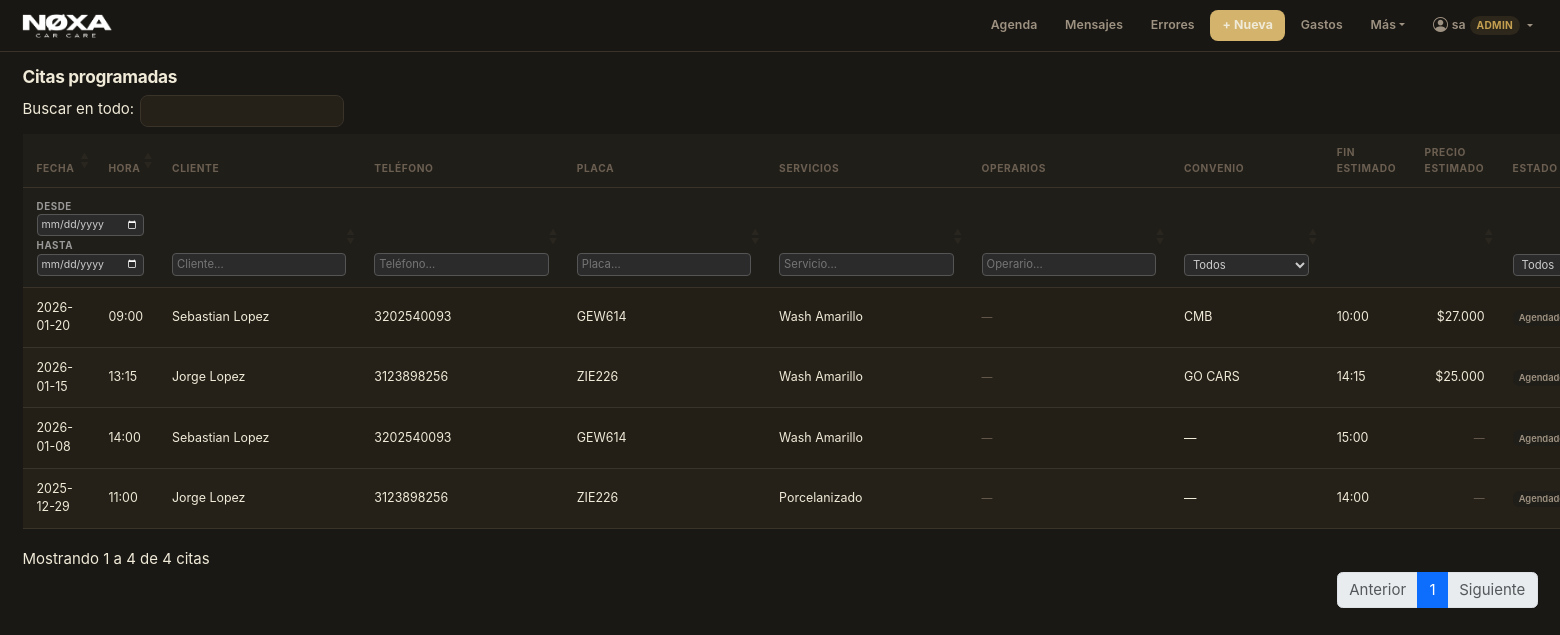
The app's page /appointments (signed in) with its own data.
### app.py (models this page shows, shortened)
class User(db.Model):
    __tablename__ = "users"
    id           = db.Column(db.Integer, primary_key=True)
    username     = db.Column(db.String(80), nullable=False, unique=True)
    password_hash= db.Column(db.String(256), nullable=False)
    role         = db.Column(db.String(20), nullable=False, default="operario")
    is_active    = db.Column(db.Boolean, default=True)
    created_at   = db.Column(db.DateTime, nullable=False, default=datetime.utcnow)
    must_change_password = db.Column(db.Boolean, default=False)
    salary          = db.Column(db.Integer, default=0)
    is_trial_period = db.Column(db.Boolean, default=False)  # override manual (legado)
    hire_date       = db.Column(db.Date, nullable=True)     # fecha real de ingreso

class Appointment(db.Model):
    __tablename__ = "appointments"
    id = db.Column(db.Integer, primary_key=True)
    customer_name = db.Column(db.String(120), nullable=True)
    plate = db.Column(db.String(20), nullable=True)
    phone = db.Column(db.String(20))
    services = db.Column(db.String(255), nullable=False)  # "Wash Morado, Motor"
    start_datetime = db.Column(db.DateTime, nullable=False)
    end_datetime = db.Column(db.DateTime, nullable=False)
    notes = db.Column(db.Text, nullable=True)
    vehicle_type_id = db.Column(
        db.Integer,
        db.ForeignKey("vehicle_types.id"),
        nullable=True
    )
    agreement_id = db.Column(
        db.Integer,
        db.ForeignKey("agreements.id"),
        nullable=True
    )
    booking_adjustment_type  = db.Column(db.String(20), nullable=True)
    booking_adjustment_mode  = db.Column(db.String(20), nullable=True)
    booking_adjustment_value = db.Column(db.Integer,    nullable=True)
    agreement = db.relationship("Agreement")
    vehicle_type = db.relationship("VehicleType")
    status = db.Column(db.String(20), nullable=False, default="scheduled")
    work_status         = db.Column(db.String(20), nullable=False, default="pending")
    work_started_at     = db.Column(db.DateTime, nullable=True)
    work_paused_at      = db.Column(db.DateTime, nullable=True)
    work_ended_at       = db.Column(db.DateTime, nullable=True)
    total_pause_seconds = db.Column(db.Integer, nullable=False, default=0)
    notif_reminder_sent  = db.Column(db.Boolean, default=False)  # recordatorio al admin 30 min antes
    notif_client_sent    = db.Column(db.Boolean, default=False)  # recordatorio al cliente día anterior
    notif_ceramic_sent   = db.Column(db.Boolean, default=False)  # seguimiento cerámico 3 meses
    operator_assignments = db.relationship(
        "AppointmentOperator", cascade="all, delete-orphan", lazy="joined"
    )

class Agreement(db.Model):
    __tablename__ = "agreements"
    id = db.Column(db.Integer, primary_key=True)
    name = db.Column(db.String(120), nullable=False, unique=True)
    discount_type = db.Column(db.String(20), nullable=False)
    value = db.Column(db.Integer, nullable=False)
    is_active = db.Column(db.Boolean, default=True)
    created_at = db.Column(db.DateTime, nullable=False, default=datetime.utcnow)

### app.py (the view)
@app.route("/appointments")
def appointments_list():
    appointments = Appointment.query.order_by(Appointment.start_datetime.asc()).all()
    agreements   = Agreement.query.filter_by(is_active=True).order_by(Agreement.name).all()
    estimated_prices = {
        a.id: calculate_estimated_amount_for_appointment(a) for a in appointments
    }
    return render_template(
        "appointments_list.html",
        appointments=appointments,
        agreements=agreements,
        estimated_prices=estimated_prices,
    )

### app.py (called while the page is built, shortened)
def calculate_real_price(service_ids: list[int], vehicle_type_id: int) -> int:
    total_price = 0
    for sid in service_ids:
        sp = (
            ServicePrice.query
            .filter_by(service_id=sid, vehicle_type_id=vehicle_type_id, is_active=True)
            .first()
        )
        if sp:
            total_price += sp.price
    return int(total_price)

def split_price_by_agreement_eligibility(service_ids: list[int], vehicle_type_id: int) -> tuple[int, int]:
    discountable = 0
    excluded = 0
    for sid in service_ids:
        sp = ServicePrice.query.filter_by(
            service_id=sid, vehicle_type_id=vehicle_type_id, is_active=True
        ).first()
        if not sp:
            continue
        service = Service.query.get(sid)
        if service and service.name in AGREEMENT_EXCLUDED_SERVICES:
            excluded += sp.price
        else:
            discountable += sp.price
    return int(discountable), int(excluded)

def apply_agreement_discount(price: int, agreement: Agreement | None) -> int:
    if not agreement or not agreement.is_active:
        return price
    if agreement.discount_type == "percentage":
        discount = int(round(price * (agreement.value / 100)))
    else:
        discount = agreement.value
    return max(price - discount, 0)

def apply_agreement_discount_split(service_ids: list[int], vehicle_type_id: int, agreement: Agreement | None) -> tuple[int, int]:
    discountable, excluded = split_price_by_agreement_eligibility(service_ids, vehicle_type_id)
    base_total = discountable + excluded
    discounted = apply_agreement_discount(discountable, agreement)
    return discounted + excluded, base_total

def calculate_estimated_amount_for_appointment(appt: Appointment) -> int:
    if not appt.vehicle_type_id:
        return 0
    service_names = [s.strip() for s in appt.services.split(",") if s.strip()]
    services = Service.query.filter(Service.name.in_(service_names)).all()
    service_ids = [s.id for s in services]
    base_price = calculate_real_price(
        service_ids=service_ids,
        vehicle_type_id=appt.vehicle_type_id
    )
    after_agreement, _ = apply_agreement_discount_split(service_ids, appt.vehicle_type_id, appt.agreement)
    b_type  = getattr(appt, "booking_adjustment_type", None)
    b_mode  = getattr(appt, "booking_adjustment_mode", None)
    b_value = int(getattr(appt, "booking_adjustment_value", None) or 0)
    return after_agreement

### templates/appointments_list.html (shortened to what this page needs)
{% extends "base.html" %}
{% block extra_head %}
<link rel="stylesheet"
      href="https://cdn.datatables.net/1.13.6/css/dataTables.bootstrap5.min.css">
<link rel="stylesheet"
      href="https://cdn.datatables.net/buttons/2.4.1/css/buttons.bootstrap5.min.css">
{% endblock %}
{% block content %}
<h2>Citas programadas</h2>
<table id="appointmentsTable"
       class="table table-dark table-striped table-sm align-middle mt-4">
  <thead>
    <tr>
      <th>Fecha</th>
      <th>Hora</th>
      <th>Cliente</th>
      <th>Teléfono</th>
      <th>Placa</th>
      <th>Servicios</th>
      <th>Operarios</th>
      <th>Convenio</th>
      <th>Fin estimado</th>
      <th>Precio estimado</th>
      <th>Estado</th>
    </tr>
    <tr class="filters">
      <th colspan="2">
        <div class="date-range-filter">
          <div>
            <label>Desde</label>
            <input type="date" id="filterDesde">
          </div>
          <div>
            <label>Hasta</label>
            <input type="date" id="filterHasta">
          </div>
        </div>
      </th>
      <th><input type="text" placeholder="Cliente…"></th>
      <th><input type="text" placeholder="Teléfono…"></th>
      <th><input type="text" placeholder="Placa…"></th>
      <th><input type="text" placeholder="Servicio…"></th>
      <th><input type="text" placeholder="Operario…"></th>
      <th>
        <select id="filterConvenio">
          <option value="">Todos</option>
        </select>
      </th>
      <th></th>
      <th></th>
      <th>
        <select id="filterEstado">
          <option value="">Todos</option>
        </select>
      </th>
    </tr>
  </thead>
  <tbody>
  {% for a in appointments %}
    <tr>
      <td>{{ a.start_datetime.strftime("%Y-%m-%d") }}</td>
      <td>{{ a.start_datetime.strftime("%H:%M") }}</td>
      <td>{{ a.customer_name }}</td>
      <td>{{ a.phone or "-" }}</td>
      <td>{{ a.plate or "-" }}</td>
      <td>{{ a.services }}</td>
      <td>
        {% if a.operator_assignments %}
          {% for ao in a.operator_assignments %}
            <span class="badge bg-secondary">{{ ao.user.username }}</span>
          {% endfor %}
        {% else %}
          <span class="text-muted small">—</span>
        {% endif %}
      </td>
      <td>
        {% if a.agreement %}
          {{ a.agreement.name }}
        {% else %}
          —
        {% endif %}
      </td>
      <td>{{ a.end_datetime.strftime("%H:%M") }}</td>
      <td class="text-end">
        {% set precio = estimated_prices.get(a.id, 0) %}
        {% if precio %}
          ${{ "{:,}".format(precio).replace(",", ".") }}
        {% else %}
          <span class="text-muted small">—</span>
        {% endif %}
      </td>
      <td>
        {% if a.status == "completed" %}
          <span class="badge bg-success">Finalizado</span>
        {% elif a.status == "cancelled" %}
          <span class="badge bg-danger">Cancelado</span>
        {% else %}
          <span class="badge bg-secondary">Agendado</span>
        {% endif %}
      </td>
    </tr>
  {% endfor %}
  </tbody>
</table>
{% endblock %}

### templates/base.html (shortened to what this page needs)
<!doctype html>
<html lang="es">
<head>
  <link href="https://cdn.jsdelivr.net/npm/bootstrap@5.3.3/dist/css/bootstrap.min.css" rel="stylesheet">
  <link href="https://cdn.jsdelivr.net/npm/bootstrap-icons@1.11.3/font/bootstrap-icons.min.css" rel="stylesheet">
  {% block extra_head %}{% endblock %}
</head>
<body>
<nav class="navbar navbar-expand-lg mb-0"
     style="background:rgba(26,24,20,0.95);backdrop-filter:blur(20px);-webkit-backdrop-filter:blur(20px);border-bottom:1px solid var(--border);">
  <div class="container-fluid px-3">
    <a class="navbar-brand" href="{{ url_for('calendar_view') }}" style="padding:0;">
      <img src="{{ url_for('static', filename='img/logotipo.png') }}" alt="Agenda Detailing" class="navbar-logo"
        onerror="this.style.display='none';this.insertAdjacentHTML('afterend','<span class=\'navbar-brand-text\'>Agenda</span>');">
    </a>
    <div class="collapse navbar-collapse justify-content-end" id="navbarContent">
      <div class="d-flex flex-column flex-lg-row align-items-lg-center gap-1 py-2 py-lg-0">
        <a class="nav-link-custom" href="{{ url_for('calendar_view') }}">Agenda</a>
        {% if not current_user or current_user.role != 'operario' %}
        <a class="nav-link-custom" href="{{ url_for('whatsapp_inbox') }}">Mensajes</a>
        <a class="nav-link-custom" href="{{ url_for('quality_errors_list') }}">Errores</a>
        {% endif %}
        <a class="nav-link-custom nav-link-accent" href="{{ url_for('new_appointment') }}">+ Nueva</a>
        {% if not current_user or current_user.role != 'operario' %}
        <a class="nav-link-custom" href="{{ url_for('expenses_new') }}">Gastos</a>
        {% endif %}
        <div class="dropdown">
          <button class="nav-link-custom border-0 bg-transparent dropdown-toggle"
                  type="button" data-bs-toggle="dropdown" aria-expanded="false">Más</button>
        </div>
        {% if current_user %}
        <div class="dropdown">
          <button class="nav-link-custom border-0 bg-transparent dropdown-toggle d-flex align-items-center gap-1"
                  type="button" data-bs-toggle="dropdown" aria-expanded="false">
            <i class="bi bi-person-circle" style="font-size:1rem;"></i>
            <span>{{ current_user.username }}</span>
            <span style="font-size:0.68rem;padding:2px 7px;border-radius:20px;background:var(--accent-bg);color:var(--accent-dk);font-weight:700;text-transform:uppercase;letter-spacing:0.3px;">{{ current_user.role }}</span>
          </button>
        </div>
        {% endif %}
      </div>
    </div>
  </div>
</nav>
<div class="container-fluid px-3 px-lg-4 pt-3">
  {% block content %}{% endblock %}
</div>
</body>
</html>

### templates/base.html (style rules this page uses)
:root { color-scheme: dark; --bg: #1a1814; --bg2: #201e18; --surface: #252118; --surface2: #2e2a20; --border: #3a332a; --border2: rgba(212,180,108,0.25); --text: #f0ead8; --text2: #9e9282; --text3: #6b5f52; --accent: #d4b46c; --accent-dk: #c4a050; --accent-bg: rgba(212,180,108,0.10); --ink: #f0ead8; --radius: 12px; --radius-sm: 8px; --shadow: 0 1px 3px rgba(0,0,0,0.4), 0 4px 12px rgba(0,0,0,0.25); --shadow-sm: 0 1px 2px rgba(0,0,0,0.3); }
*, *::before, *::after { box-sizing: border-box; }
html, body { margin: 0; padding: 0; background-color: var(--bg) !important; color: var(--text); font-family: -apple-system, BlinkMacSystemFont, "Segoe UI", sans-serif; -webkit-font-smoothing: antialiased; font-size: 15px; }
.container-fluid, .container { background: transparent !important; }
h1, h2, h3, h4, h5, h6 { color: var(--text); font-weight: 700; letter-spacing: -0.3px; }
h2 { font-size: 1.15rem; }
p, span, td, li { color: var(--text2); }
.navbar-logo { height: 36px; width: auto; display: block; }
.nav-link-custom { color: var(--text2); text-decoration: none; font-size: 0.82rem; font-weight: 600; padding: 6px 12px; border-radius: var(--radius-sm); transition: color 0.15s, background 0.15s; letter-spacing: 0.1px; cursor: pointer; white-space: nowrap; }
.nav-link-accent { color: var(--ink) !important; background: var(--accent) !important; font-weight: 700; }
input[type="date"], input[type="time"] { color-scheme: dark; }
.table-dark { --bs-table-bg: var(--surface) !important; --bs-table-hover-bg: var(--bg) !important; --bs-table-border-color: var(--border) !important; color: var(--text) !important; font-size: 0.83rem; }
.table-dark thead th { background: var(--bg2) !important; color: var(--text3) !important; font-weight: 700 !important; font-size: 0.68rem !important; text-transform: uppercase !important; letter-spacing: 0.6px !important; border-bottom: 1px solid var(--border) !important; padding: 11px 14px !important; }
.table-dark td { padding: 11px 14px !important; vertical-align: middle !important; color: var(--text) !important; border-color: var(--border) !important; }
.badge.bg-secondary { background: var(--bg2) !important; color: var(--text2) !important; font-weight: 600; }
.text-muted { color: var(--text3) !important; }
nav.navbar { position: relative; z-index: 1040; }

### templates/appointments_list.html (style rules this page uses)
#appointmentsTable thead tr.filters th input, #appointmentsTable thead tr.filters th select { width: 100%; font-size: 0.75rem; padding: 2px 4px; background: #2b2b2b; color: #ccc; border: 1px solid #555; border-radius: 4px; }
#appointmentsTable thead tr.filters th select option { background: #2b2b2b; }
.date-range-filter { display: flex; flex-direction: column; gap: 2px; }
.date-range-filter input { font-size: 0.7rem !important; }
.date-range-filter label { font-size: 0.65rem; color: #999; margin: 0; }

### records on screen
User: username "sa", role "ADMIN"
Appointment: start_datetime "2025-12-29", start_datetime "11:00", customer_name "Jorge Lopez", phone "3123898256", plate "ZIE226", services "Porcelanizado", end_datetime "14:00", status "Agendado"
Appointment: start_datetime "2026-01-08", start_datetime "14:00", customer_name "Sebastian Lopez", phone "3202540093", plate "GEW614", services "Wash Amarillo", end_datetime "15:00", status "Agendado"
Appointment: start_datetime "2026-01-15", start_datetime "13:15", customer_name "Jorge Lopez", phone "3123898256", plate "ZIE226", services "Wash Amarillo", agreement.name "GO CARS", end_datetime "14:15", value "25.000", status "Agendado"
Appointment: start_datetime "2026-01-20", start_datetime "09:00", customer_name "Sebastian Lopez", phone "3202540093", plate "GEW614", services "Wash Amarillo", agreement.name "CMB", end_datetime "10:00", value "27.000", status "Agendado"
